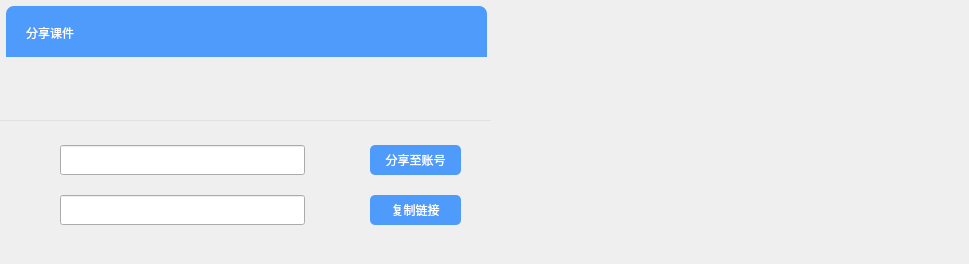
<?xml version="1.0" encoding="UTF-8"?>
<ui version="4.0">
 <class>DB_ShareLinks</class>
 <widget class="QWidget" name="DB_ShareLinks">
  <property name="geometry">
   <rect>
    <x>0</x>
    <y>0</y>
    <width>969</width>
    <height>264</height>
   </rect>
  </property>
  <property name="windowTitle">
   <string>Form</string>
  </property>
  <widget class="DB_CustomMessageBox" name="messageBox" native="true">
   <property name="geometry">
    <rect>
     <x>550</x>
     <y>150</y>
     <width>120</width>
     <height>80</height>
    </rect>
   </property>
  </widget>
  <widget class="DB_CustomFrame_3" name="frame_loading">
   <property name="geometry">
    <rect>
     <x>550</x>
     <y>60</y>
     <width>120</width>
     <height>80</height>
    </rect>
   </property>
   <property name="styleSheet">
    <string notr="true">#frame_loading{
border: none;
}</string>
   </property>
   <property name="frameShape">
    <enum>QFrame::StyledPanel</enum>
   </property>
   <property name="frameShadow">
    <enum>QFrame::Raised</enum>
   </property>
  </widget>
  <widget class="QLabel" name="label_telephone">
   <property name="geometry">
    <rect>
     <x>30</x>
     <y>153</y>
     <width>18</width>
     <height>18</height>
    </rect>
   </property>
   <property name="styleSheet">
    <string notr="true">border-image: url(':/images/courseware/telephone.png');</string>
   </property>
   <property name="text">
    <string/>
   </property>
  </widget>
  <widget class="QLineEdit" name="lineEdit_telephone">
   <property name="geometry">
    <rect>
     <x>60</x>
     <y>145</y>
     <width>245</width>
     <height>30</height>
    </rect>
   </property>
   <property name="styleSheet">
    <string notr="true">color: rgb(165, 165, 165);</string>
   </property>
  </widget>
  <widget class="DB_CustomLabel_1" name="label_telephoneShare">
   <property name="geometry">
    <rect>
     <x>370</x>
     <y>145</y>
     <width>91</width>
     <height>30</height>
    </rect>
   </property>
   <property name="styleSheet">
    <string notr="true">background-color: rgb(78,155,252);
color: white;
border-radius: 5px;</string>
   </property>
   <property name="text">
    <string>分享至账号</string>
   </property>
   <property name="alignment">
    <set>Qt::AlignCenter</set>
   </property>
  </widget>
  <widget class="QLabel" name="label_link">
   <property name="geometry">
    <rect>
     <x>30</x>
     <y>200</y>
     <width>18</width>
     <height>18</height>
    </rect>
   </property>
   <property name="styleSheet">
    <string notr="true">border-image: url(':/images/courseware/link.png');</string>
   </property>
   <property name="text">
    <string/>
   </property>
  </widget>
  <widget class="QLineEdit" name="lineEdit_link">
   <property name="geometry">
    <rect>
     <x>60</x>
     <y>195</y>
     <width>245</width>
     <height>30</height>
    </rect>
   </property>
   <property name="styleSheet">
    <string notr="true">color: rgb(165, 165, 165);</string>
   </property>
  </widget>
  <widget class="DB_CustomLabel_1" name="label_copyLink">
   <property name="geometry">
    <rect>
     <x>370</x>
     <y>195</y>
     <width>91</width>
     <height>30</height>
    </rect>
   </property>
   <property name="styleSheet">
    <string notr="true">background-color: rgb(78,155,252);
color: white;
border-radius: 5px;</string>
   </property>
   <property name="text">
    <string>复制链接</string>
   </property>
   <property name="alignment">
    <set>Qt::AlignCenter</set>
   </property>
  </widget>
  <widget class="QFrame" name="frame_title">
   <property name="geometry">
    <rect>
     <x>6</x>
     <y>6</y>
     <width>481</width>
     <height>51</height>
    </rect>
   </property>
   <property name="styleSheet">
    <string notr="true">#frame_title{
border: none;
background-color: rgb(78,155,252);
border-top-left-radius: 8px;
border-top-right-radius: 8px;
}</string>
   </property>
   <property name="frameShape">
    <enum>QFrame::StyledPanel</enum>
   </property>
   <property name="frameShadow">
    <enum>QFrame::Raised</enum>
   </property>
   <widget class="QLabel" name="label_title">
    <property name="geometry">
     <rect>
      <x>20</x>
      <y>10</y>
      <width>391</width>
      <height>34</height>
     </rect>
    </property>
    <property name="styleSheet">
     <string notr="true">color: white;</string>
    </property>
    <property name="text">
     <string>分享课件</string>
    </property>
   </widget>
   <widget class="DB_CustomLabel_1" name="label_close">
    <property name="geometry">
     <rect>
      <x>450</x>
      <y>20</y>
      <width>16</width>
      <height>16</height>
     </rect>
    </property>
    <property name="styleSheet">
     <string notr="true">border-image: url(&quot;:/images/courseware/close-3.png&quot;);</string>
    </property>
    <property name="text">
     <string/>
    </property>
   </widget>
  </widget>
  <widget class="QLabel" name="label_line">
   <property name="geometry">
    <rect>
     <x>0</x>
     <y>120</y>
     <width>491</width>
     <height>1</height>
    </rect>
   </property>
   <property name="styleSheet">
    <string notr="true">background:  rgb(225, 225, 225);</string>
   </property>
   <property name="text">
    <string/>
   </property>
  </widget>
  <widget class="QLabel" name="label_time">
   <property name="geometry">
    <rect>
     <x>320</x>
     <y>90</y>
     <width>151</width>
     <height>21</height>
    </rect>
   </property>
   <property name="styleSheet">
    <string notr="true">	color: rgb(135, 135, 135);</string>
   </property>
   <property name="text">
    <string/>
   </property>
  </widget>
  <widget class="QLabel" name="label_3">
   <property name="geometry">
    <rect>
     <x>30</x>
     <y>90</y>
     <width>16</width>
     <height>18</height>
    </rect>
   </property>
   <property name="styleSheet">
    <string notr="true">border-image: url(':/images/file-1.png');</string>
   </property>
   <property name="text">
    <string/>
   </property>
  </widget>
  <widget class="QLabel" name="label_name">
   <property name="geometry">
    <rect>
     <x>50</x>
     <y>90</y>
     <width>231</width>
     <height>21</height>
    </rect>
   </property>
   <property name="styleSheet">
    <string notr="true">color: rgb(85, 85, 85);</string>
   </property>
   <property name="text">
    <string/>
   </property>
  </widget>
 </widget>
 <customwidgets>
  <customwidget>
   <class>DB_CustomLabel_1</class>
   <extends>QLabel</extends>
   <header location="global">CustomWidget/db_customlabel.h</header>
  </customwidget>
  <customwidget>
   <class>DB_CustomFrame_3</class>
   <extends>QFrame</extends>
   <header location="global">CustomWidget/db_customframe.h</header>
   <container>1</container>
  </customwidget>
  <customwidget>
   <class>DB_CustomMessageBox</class>
   <extends>QWidget</extends>
   <header location="global">CustomWidget/db_custommessagebox.h</header>
   <container>1</container>
  </customwidget>
 </customwidgets>
 <resources/>
 <connections/>
</ui>
